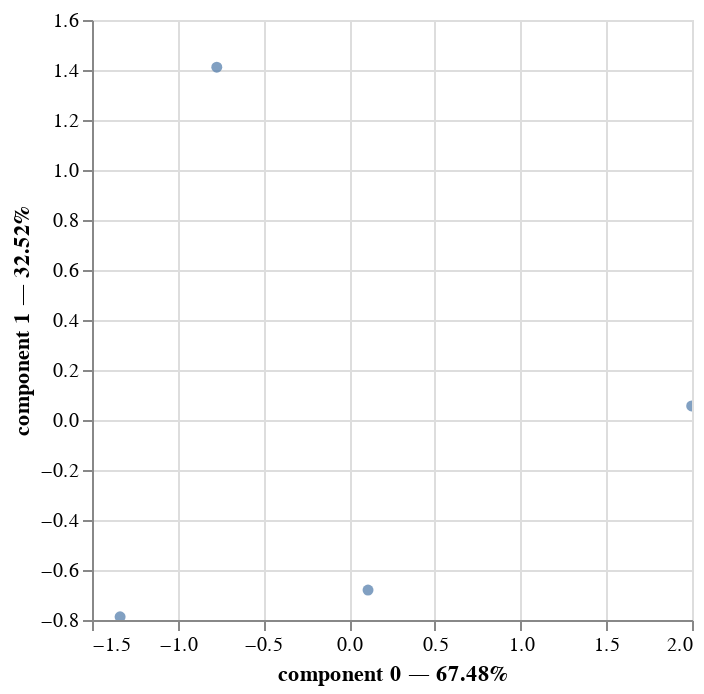

Source (notebook cell):
### Markdown cell above
While loop to include CSVs of groupings

### Code cell
answer="yes"
index=1
groups={}
master=pd.DataFrame()
while answer!="no":
    answer=input("Do you have more classes to include (yes/no):")
    while answer != "yes" and answer != "no":
        answer=input("Please input 'yes' or 'no':")
    if answer == "yes":
        file_name=input("Filename (include .csv):")
        df=pd.read_csv(file_name)
        group_name=input("Group name:")
        group_cols=df.columns.tolist()[1:]
        if index==1:
            master=df
        else:
            df2=df.drop(df.columns[0], axis=1)
            master=pd.concat([master,df2], axis=1)
            
    groups[group_name]=group_cols
    print(master)
    print(type(master))
    print(groups)
    index=index+1
    print(type(groups))
mfa=prince.MFA(n_components=2, n_iter=3, copy=True, check_input=True, engine='sklearn', random_state=42)

master2=master.drop(df.columns[0],axis=1)
mfa=mfa.fit(master2, groups=groups)
mfa.plot(master2, x_component=0, y_component=1)

### Figure 1 — Vega-Lite specification as saved in the notebook (floating-point values rounded to 4 significant figures)
{"config": {"view": {"continuousWidth": 300, "continuousHeight": 300}}, "data": {"name": "data-4e2668e5f2f0053321cfa99bda469ff5"}, "mark": {"type": "circle"}, "encoding": {"tooltip": [{"field": "index", "type": "quantitative"}, {"field": "component 0", "type": "quantitative"}, {"field": "component 1", "type": "quantitative"}], "x": {"axis": {"title": "component 0 — 67.48%"}, "field": "component 0", "scale": {"zero": false}, "type": "quantitative"}, "y": {"axis": {"title": "component 1 — 32.52%"}, "field": "component 1", "scale": {"zero": false}, "type": "quantitative"}}, "params": [{"name": "param_1", "select": {"type": "interval", "encodings": ["x", "y"]}, "bind": "scales"}], "$schema": "https://vega.github.io/schema/vega-lite/v5.16.3.json", "datasets": {"data-4e2668e5f2f0053321cfa99bda469ff5": [{"index": 0, "component 0": -1.336, "component 1": -0.7874}, {"index": 1, "component 0": 0.1101, "component 1": -0.6801}, {"index": 2, "component 0": -0.7721, "component 1": 1.411}, {"index": 3, "component 0": 1.998, "component 1": 0.05627}]}}
